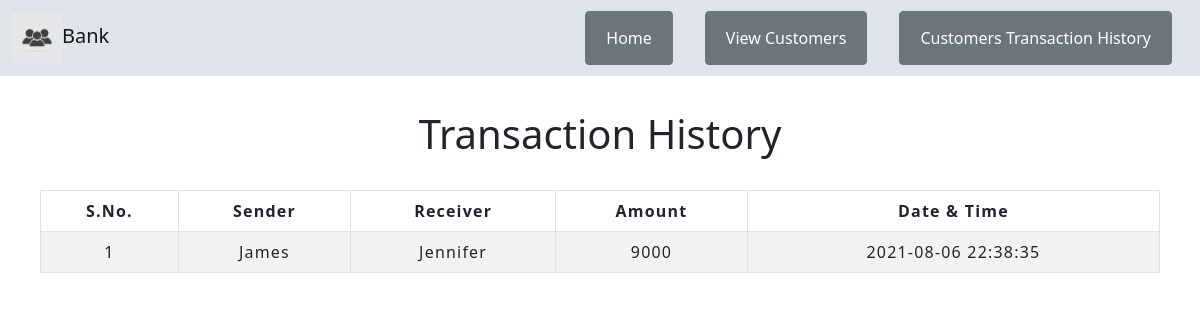
/transaction_history.php, run on the app's committed database.
### tables this page shows
CREATE TABLE `transaction` (
  `sno` int(3) NOT NULL,
  `sender` text NOT NULL,
  `receiver` text NOT NULL,
  `balance` int(8) NOT NULL,
  `datetime` datetime NOT NULL DEFAULT current_timestamp()
);

### transaction_history.php (the view)
<?php
  include 'navigation.php';
?>
	<div class="container">
        <h2 class="text-center pt-4">Transaction History</h2>
       <br>
       <div class="table-responsive-sm">
    <table class="table table-hover table-striped table-condensed table-bordered">
        <thead>
            <tr>
                <th class="text-center">S.No.</th>
                <th class="text-center">Sender</th>
                <th class="text-center">Receiver</th>
                <th class="text-center">Amount</th>
                <th class="text-center">Date & Time</th>
            </tr>
        </thead>
        <tbody>
        <?php
            include 'connection.php';
            $sql ="select * from transaction";
            $query =mysqli_query($conn, $sql);
            while($rows = mysqli_fetch_assoc($query))
            {
        ?>
            <tr>
            <td class="py-2"><?php echo $rows['sno']; ?></td>
            <td class="py-2"><?php echo $rows['sender']; ?></td>
            <td class="py-2"><?php echo $rows['receiver']; ?></td>
            <td class="py-2"><?php echo $rows['balance']; ?> </td>
            <td class="py-2"><?php echo $rows['datetime']; ?> </td>
        <?php
            }
        ?>
        </tbody>
    </table>
    </div>
</div>
</body>
</html>

### css/style.css (style rules this page uses)
* { padding: 10; margin: 0; box-sizing: border-box; }
h2 { font-size: 40px; }
table { letter-spacing: 1.2px; color: red; }
td { text-align: center; }

### css/customer.css (style rules this page uses)
.container { flex: 0 1 700px; width: 100%; margin: auto; padding: 10px; }

### data on the page
transaction: sno "1", sender "James", receiver "Jennifer", balance "9000", datetime "2021-08-06 22:38:35"
